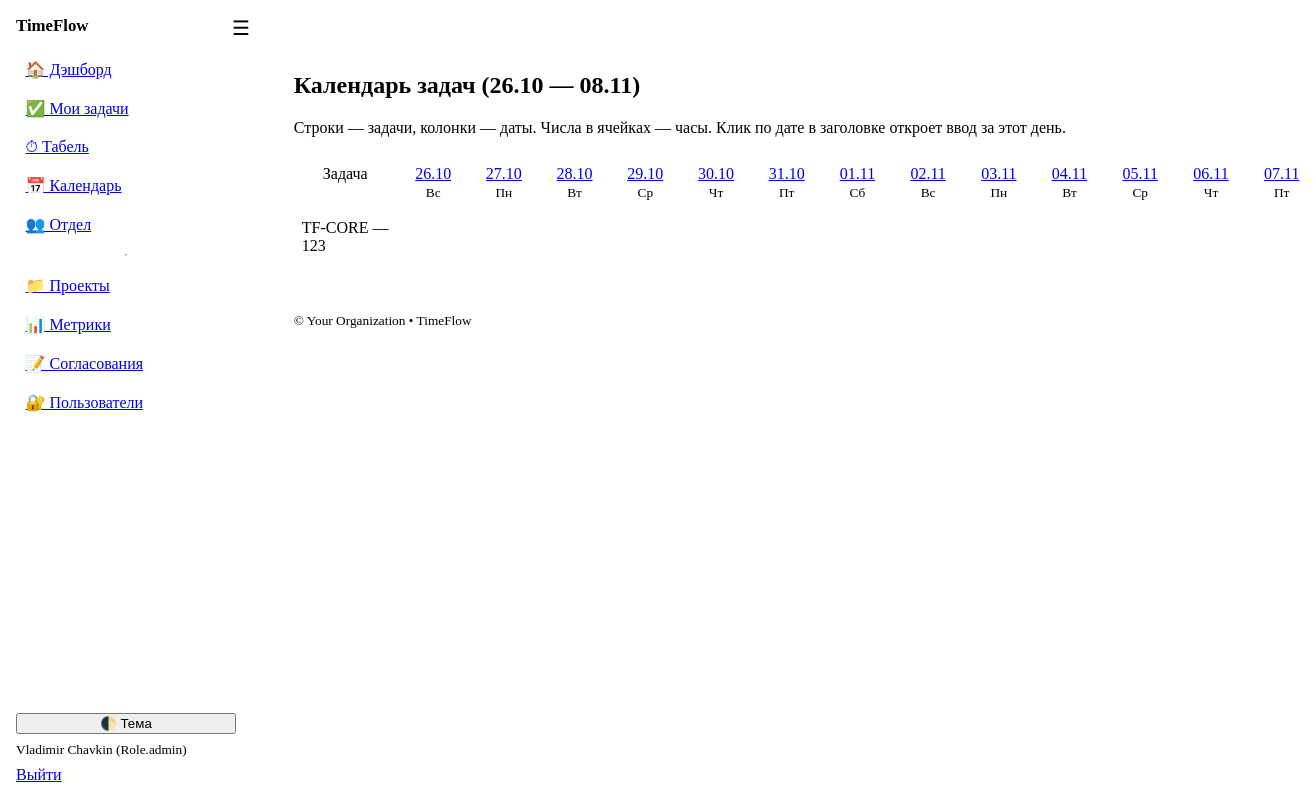
The page /timesheet/grid (signed in) on the database as committed earlier.
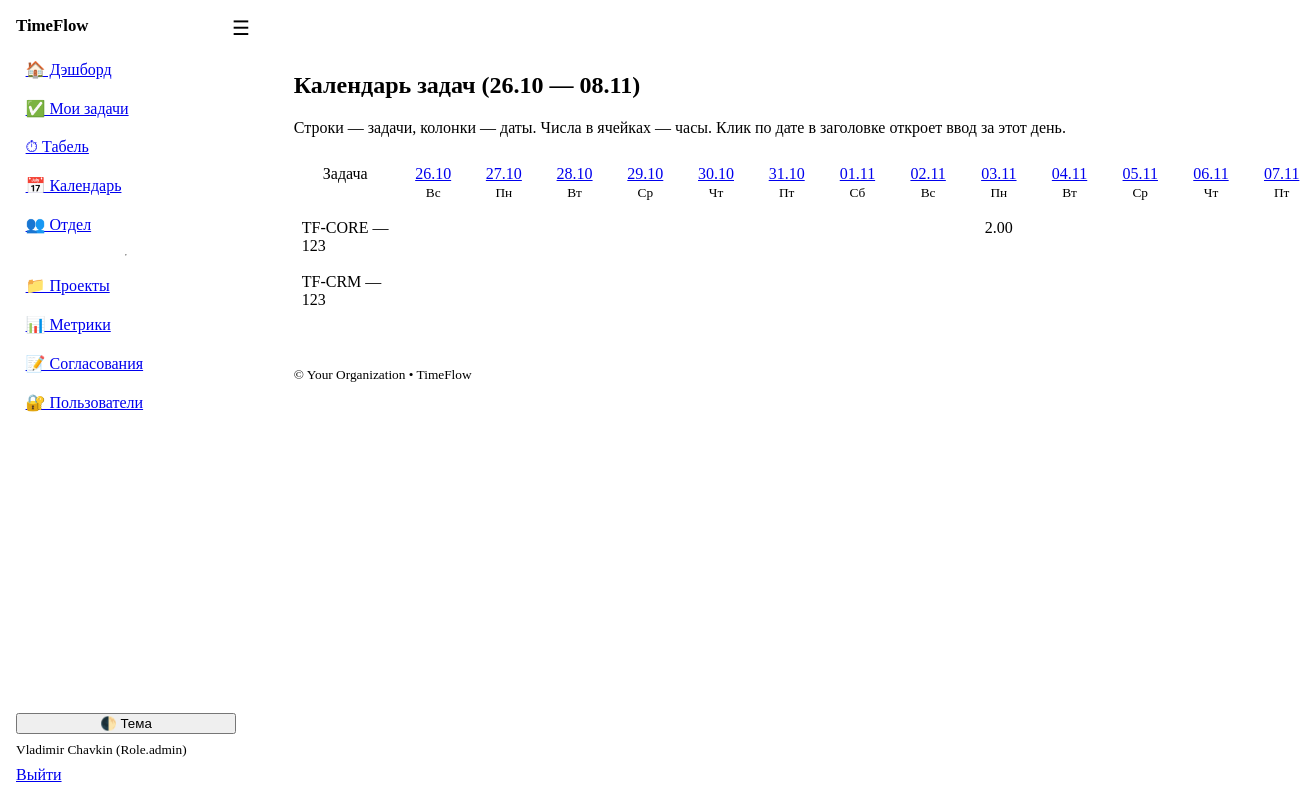
The same page on the database as committed later.
### models.py (models this page shows)
class Project(Base):
    __tablename__ = "projects"
    id: Mapped[int] = mapped_column(Integer, primary_key=True)
    code: Mapped[str] = mapped_column(String(50), index=True)  # e.g., C7И**** or other code
    name: Mapped[str] = mapped_column(String(200))
    description: Mapped[str] = mapped_column(Text, default="")
    is_project: Mapped[bool] = mapped_column(Boolean, default=True)  # False = non-project bucket
    status: Mapped[str] = mapped_column(String(20), default="active")  # active/closed
    planned_hours: Mapped[float] = mapped_column(Float, default=0.0)
    owner_id: Mapped[int | None] = mapped_column(ForeignKey("users.id"))
    date_created: Mapped[dt.date] = mapped_column(Date, default=dt.date.today)
    planned_due_date: Mapped[dt.date | None] = mapped_column(Date, nullable=True)
    owner: Mapped["User"] = relationship()
    tasks: Mapped[list["Task"]] = relationship(back_populates="project")
    __table_args__ = (UniqueConstraint("code", name="uq_project_code"),)
    members: Mapped[list["ProjectMember"]] = relationship(
        backref="project", cascade="all, delete-orphan"
    )

class Task(Base):
    __tablename__ = "tasks"
    id: Mapped[int] = mapped_column(Integer, primary_key=True)
    title: Mapped[str] = mapped_column(String(200))
    description: Mapped[str] = mapped_column(Text, default="")
    status: Mapped[TaskStatus] = mapped_column(Enum(TaskStatus), default=TaskStatus.in_progress)
    priority: Mapped[Priority] = mapped_column(Enum(Priority), default=Priority.medium)
    percent_complete: Mapped[int] = mapped_column(Integer, default=0)
    start_date: Mapped[dt.date | None] = mapped_column(Date, nullable=True)
    due_date: Mapped[dt.date | None] = mapped_column(Date, nullable=True)
    project_id: Mapped[int | None] = mapped_column(ForeignKey("projects.id"))
    assignee_id: Mapped[int] = mapped_column(ForeignKey("users.id"))
    created_by_id: Mapped[int] = mapped_column(ForeignKey("users.id"))
    created_at: Mapped[dt.datetime] = mapped_column(DateTime, default=dt.datetime.utcnow)
    project: Mapped["Project"] = relationship("Project", back_populates="tasks")
    assignee: Mapped["User"] = relationship(
        "User",
        back_populates="tasks",
        foreign_keys=[assignee_id],
    )
    created_by: Mapped["User"] = relationship(
        "User",
        foreign_keys=[created_by_id],
    )
    comments: Mapped[list["TaskComment"]] = relationship(back_populates="task")
    time_entries: Mapped[list["TimeEntry"]] = relationship(back_populates="task")
    approved: Mapped[bool] = mapped_column(Boolean, default=True)

### app.py (the view)
@app.get("/timesheet/grid", response_class=HTMLResponse)
def timesheet_grid(request: Request, db: Session = Depends(get_db), user: User = Depends(get_current_user),
                   start: str | None = None, days: int = 14):
    start_date = dt.date.fromisoformat(start) if start else dt.date.today() - dt.timedelta(days=13)
    days_list = [start_date + dt.timedelta(days=i) for i in range(days)]
    tasks = db.scalars(select(Task).where(Task.assignee_id == user.id).order_by(Task.priority.desc(), Task.due_date.nulls_last())).all()
    rows = []
    for t in tasks:
        q = select(TimeEntry.date, func.sum(TimeEntry.hours)).where(TimeEntry.user_id == user.id, TimeEntry.task_id == t.id,
                                                                    TimeEntry.date >= days_list[0], TimeEntry.date <= days_list[-1],
                                                                    TimeEntry.approved == True).group_by(TimeEntry.date)
        hours_map = {d: 0.0 for d in days_list}
        for d, h in db.execute(q):
            hours_map[d] = float(h or 0.0)
        rows.append(type("Row", (), {"task": t, "hours": hours_map}))
    return templates.TemplateResponse("timesheet_grid.html", {"request": request, "user": user, "rows": rows, "days_list": days_list, "app_name": APP_NAME})

### templates/timesheet_grid.html (shortened to what this page needs)
{% extends "base.html" %}
{% block content %}
  {% set days = days_list %}
  <h2>Календарь задач ({{ days[0].strftime("%d.%m") }} — {{ days[-1].strftime("%d.%m") }})</h2>
  <p class="muted">Строки — задачи, колонки — даты. Числа в ячейках — часы. Клик по дате в заголовке откроет ввод за этот день.</p>
  <div class="grid-table">
    <div class="header cell">Задача</div>
    {% for d in days %}
      <div class="header cell">
        <a href="/timesheet?date={{ d.isoformat() }}">{{ d.strftime("%d.%m") }}</a><br>
        <small>{{ ["Пн","Вт","Ср","Чт","Пт","Сб","Вс"][d.weekday()] }}</small>
      </div>
    {% endfor %}
    {% for row in rows %}
      <div class="rowhead cell">
        {{ row.task.project.code if row.task.project else "—" }} — {{ row.task.title }}
      </div>
      {% for d in days %}
        {% set h = row.hours.get(d, 0.0) %}
        <div class="cell {% if h>0 %}filled{% endif %}">{{ '%.2f'|format(h) if h>0 else "" }}</div>
      {% endfor %}
    {% endfor %}
  </div>
{% endblock %}

Rows that differ between the two databases and show on the page:
now on this page (row unchanged): Project: task.project "TF-CRM"
added Task: task "123"
Other text that changed with them:
new list line: "2.00"
